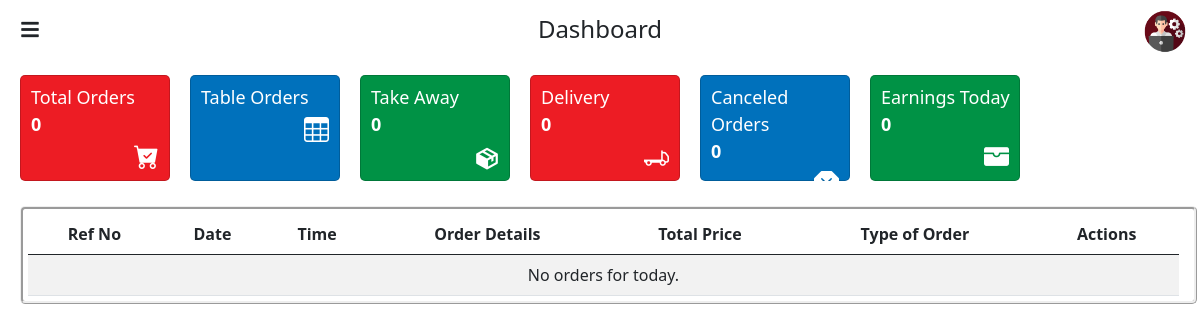
Before: / (signed in) with the older database file.
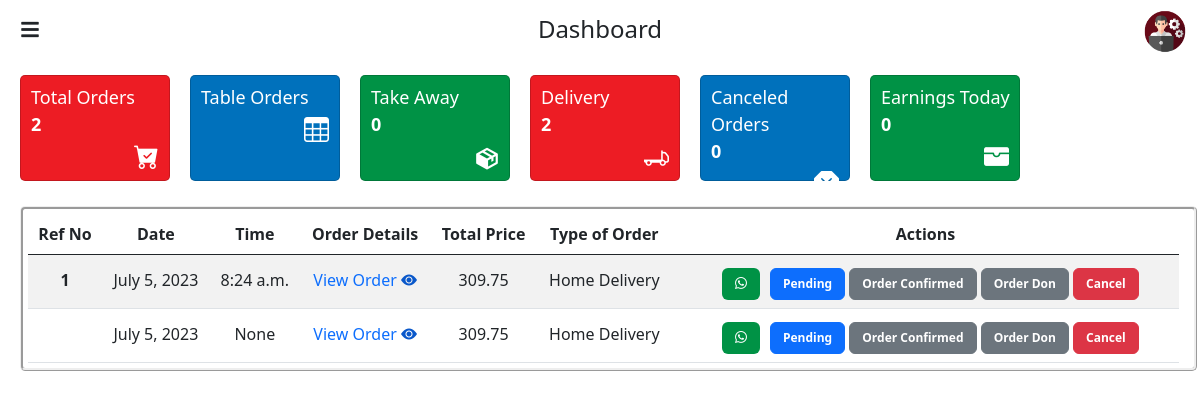
After: the same page with the newer database file.
### adminapp/models.py (models this page shows, shortened)
class Order(models.Model):
    TYPE = (
        ('Home Delivery', 'Home Delivery'),
        ('Take Away', 'Take Away'),
    )
    PAYMENT_MODE = (
        ('Cash on Delivery', 'Cash on Delivery'),
        ('Card on Delivery', 'Card on Delivery'),
    )
    STATUS = (
        ('Pending', 'Pending'),
        ('Order Confirmed', 'Order Confirmed'),
        ('Order Don', 'Order Don'),
        ('Cancel', 'Cancel'),
    )
    cart = models.ManyToManyField(Cart)
    reference_number = models.CharField(max_length=100)
    order_type = models.CharField(max_length=100, choices=TYPE)
    name = models.CharField(max_length=200)
    whatsapp_number = models.CharField(max_length=20)
    contact_number = models.CharField(max_length=20)
    address_one = models.CharField(max_length=500)
    address_two = models.CharField(max_length=500)
    address_three = models.CharField(max_length=500)
    order_note = models.CharField(max_length=500)
    payment_mode = models.CharField(max_length=100, choices=PAYMENT_MODE)
    date = models.DateField(auto_now_add=True)
    time = models.TimeField(null=True, blank=True)
    status = models.CharField(max_length=100, choices=STATUS, default='Pending', null=True, blank=True)
    def get_product_total_price(self):
        total_price = Decimal(0)
        for order_item in self.cart.all():
            total_price += order_item.get_total_price_with_tax()
        return total_price
    def get_cart_total(self):
        total = Decimal(0)
        for cart_item in self.cart.all():
            total += cart_item.total
        return total

class Cart(models.Model):
    user = models.UUIDField(null=True, blank=True)
    product_price = models.ForeignKey(ProductPrice, on_delete=models.CASCADE)
    quantity = models.PositiveIntegerField(default=1)
    product_price_dummy = models.CharField(max_length=100, null=True, blank=True)
    tax_dummy = models.CharField(max_length=100, null=True, blank=True)
    total = models.DecimalField(max_digits=10, decimal_places=2, null=True, blank=True)
    def get_total_price_with_tax(self):
        if self.product_price.discount_price is not None:
            price = self.product_price.discount_price
        else:
            price = self.product_price.actual_price
        tax_amount = Decimal(price) * Decimal(self.product_price.tax) / 100
        total_price_with_tax = (Decimal(price) + tax_amount) * Decimal(self.quantity)
        return total_price_with_tax

### adminapp/views.py (the view, shortened to what this page needs)
# urls.py: path('',views.admin_index,name='admin_index'),
@login_required
def admin_index(request):
    tables = Table.objects.all()
    today = date.today()  # Get today's date
    orders = Order.objects.filter(date=today)
    total_orders_count = orders.count()
    canceled_orders = orders.filter(status='Cancel')
    canceled_orders_count = canceled_orders.count()
    orders_don = orders.filter(status='Order Don')
    total_cart_earnings = Decimal(0)
    for order in orders_don:
        total_cart_earnings += order.get_cart_total()
    order_types = []
    for order_type in Order.TYPE:
        count = orders.filter(order_type=order_type[0]).count()
        order_types.append((order_type[0], order_type[1], count))
    context = {
        'tables' : tables,
        'orders': orders,
        'total_orders_count': total_orders_count,
        'canceled_orders_count': canceled_orders_count,
        'total_cart_earnings': total_cart_earnings,
        'order_types': order_types,
    }
    return render(request, 'admin_index.html', context)

### adminapp/templates/admin_index.html (shortened to what this page needs)
<!DOCTYPE html>
{% load static %}
<html lang="en">
<head>
    <link href="https://cdn.jsdelivr.net/npm/bootstrap@5.3.0-alpha3/dist/css/bootstrap.min.css" rel="stylesheet">
    <link rel="stylesheet" href="https://cdn.jsdelivr.net/npm/bootstrap-icons@1.10.5/font/bootstrap-icons.css">
    <link href='https://unpkg.com/boxicons@2.1.4/css/boxicons.min.css' rel='stylesheet'>
	<link rel="stylesheet" href="https://cdnjs.cloudflare.com/ajax/libs/font-awesome/5.15.4/css/all.min.css">
	<link rel="stylesheet" href="{% static 'css/admin-index.css' %}">
	<link rel="stylesheet" href="{% static 'css/animated.css' %}">
</head>
<body>
    <header>
		<div class="row">
			<div class="col">
				<div class="menu-icon" id="menuIcon">
					<i class="fas fa-bars"></i>
				</div>
			</div>
			<div class="col">
				<div style="display: flex; justify-content: center; padding-top: 15px;">
					<h4>Dashboard</h4>
				</div>
			</div>
			<div class="col">
				<div class="admin-profile">
					<img src="{% static 'images/admin.png' %}" alt="Image" width="50px" style="padding-top: 8px; margin-right: 10px;">
				</div>
			</div>
		</div>
    </header>
	<div class="top">
		<div class="card-container fade-in-right">
			<div class="card" style="background-color: #ed1c24; color: #fff;">
				<div>
				<p style="font-size: 18px;     margin-bottom: 0rem;padding-top: 8px; padding-left: 10px;">Total Orders <br><span style="font-weight: bolder;">{{ total_orders_count }}</span></p>
				<i class="bi bi-cart-check-fill" style="font-size: 25px; padding-left: 113px;"></i>
				</div>
			</div>
			<div class="card" style="background-color: #0071bc; color: #fff;">
				<div>
				<p style="font-size: 18px;     margin-bottom: 0rem;padding-top: 8px; padding-left: 10px;">Table Orders <br></p>
				<i class="bi bi-table" style="font-size: 25px; padding-left: 113px;"></i>
				</div>
			</div>
			<div class="card" style="background-color: #009245; color: #fff;">
				<div>
					<p style="font-size: 18px; margin-bottom: 0rem; padding-top: 8px; padding-left: 10px;">
						Take Away <br>
						<span style="font-weight: bolder;">{{ order_types.1.2 }}</span>
					</p>
					<i class="bx bxs-package" style="font-size: 26px; padding-left: 113px; padding-top: 8px;"></i>
				</div>
			</div>
			<div class="card" style="background-color: #ed1c24; color: #fff;">
				<div>
					<p style="font-size: 18px; margin-bottom: 0rem; padding-top: 8px; padding-left: 10px;">
						Delivery <br>
						<span style="font-weight: bolder;"> {{ order_types.0.2 }}</span>
					</p>
					<i class="bi bi-truck-flatbed" style="font-size: 25px; padding-left: 113px;"></i>
				</div>
			</div>
			<div class="card" style="background-color: #0071bc; color: #fff;">
				<div>
				<p style="font-size: 18px;     margin-bottom: 0rem;padding-top: 8px; padding-left: 10px;">Canceled Orders<br><span style="font-weight: bolder;">{{ canceled_orders_count }}</span></p>
				<i class="bi bi-x-octagon-fill" style="font-size: 25px; padding-left: 113px;"></i>
				</div>
			</div>
			<div class="card" style="background-color: #009245;; color: #fff;">
				<div>
				<p style="font-size: 18px;     margin-bottom: 0rem;padding-top: 8px; padding-left: 10px;">Earnings Today <br><span style="font-weight: bolder;">{{ total_cart_earnings }}</span></p>
				<i class="bi bi-wallet-fill" style="font-size: 25px; padding-left: 113px;"></i>
				</div>
			</div>
		</div>
	</div>
	<div class="table-responsive fade-up">
        <table class="table table-striped">
            <thead style="border: thin;">
                <tr class="text-center">
                    <th scope="col" class="text-nowrap">Ref No</th>
                    <th scope="col" class="text-nowrap">Date</th>
                    <th scope="col" class="text-nowrap">Time</th>
                    <th scope="col" class="text-nowrap">Order Details</th>
                    <th scope="col" class="text-nowrap">Total Price</th>
					<th scope="col" class="text-nowrap">Type of Order</th>
					<th scope="col" class="text-nowrap">Actions</th>
                </tr>
            </thead>
			<tbody>
				{% if orders %}
					{% for order in orders %}
					{% if order.status == 'Pending' or order.status == 'Order Confirmed'  %}
							<tr class="text-center">
								<td class="text-nowrap" style="padding-top: 13px; font-weight: bold;">{{ order.reference_number }}</td>
								<td class="text-nowrap" style="padding-top: 13px;">{{ order.date }}</td>
								<td class="text-nowrap" style="padding-top: 13px;">{{ order.time }}</td>
								<td class="text-nowrap" style="padding-top: 13px;">
									<a href="{% url 'type_details' order_id=order.id %}">
										<span>View Order</span>
										<span>
											<i class="bi bi-eye-fill" style="color: #0a58ca;"></i>
										</span>
									</a>
								</td>
								<td class="text-nowrap" style="padding-top: 13px;">{{ order.get_cart_total }}</td>
								<td class="text-nowrap" style="padding-top: 13px;">{{ order.get_order_type_display }}</td>
								<td class="text-nowrap" style="padding-top: 13px; padding-left: 50px;">
									<div class="action-td">
										<div>
											<a href="https://api.whatsapp.com/send?phone={{ order.whatsapp_number }}&text=Hello%20I%20would%20like%20to%20contact%20you" target="_blank">
												<i class="bi bi-whatsapp btn" style="color: #fff; background-color: #009245; font-size: 12px; font-weight: bolder;"></i>
											</a>
										</div>
										<div style="padding-left: 10px;">
											<form method="post" id="cancel-form-{{ order.id }}">
												{% for status in order.STATUS %}
													{% if status.0 == 'Cancel' %}
													<button type="button" style="font-size: 12px; font-weight: bold;" onclick="updateStatus('{{ order.id }}', '{{ status.0 }}')" class="btn btn-danger {% if order.status == status.0 %}selected{% endif %}">
														{{ status.1 }}
													</button>
													{% else %}
													<button type="button" style="font-size: 12px; font-weight: bold;"  onclick="updateStatus('{{ order.id }}', '{{ status.0 }}')" class="btn {% if order.status == status.0 %}btn-primary selected{% else %}btn-secondary{% endif %}">
														{{ status.1 }}
													</button>
													{% endif %}
												{% endfor %}
											</form>
										</div>
									</div>
								</td>
							</tr>
						{% endif %}
					{% endfor %}
				{% else %}
					<tr>
						<td colspan="7" class="text-center">No orders for today.</td>
					</tr>
				{% endif %}
			</tbody>
        </table>
    </div>
</body>
</html>

### static/css/admin-index.css (style rules this page uses)
body { margin: 0; padding: 0; }
.menu-icon { display: flex; justify-content: center; align-items: center; width: 40px; height: 30px; cursor: pointer; position: fixed; top: 15px; left: 10px; z-index: 100; }
.menu-icon i { font-size: 20px; }
.admin-profile { display: flex; justify-content: end; }
.top .card-container { display: flex; overflow-x: scroll; scrollbar-width: none; -ms-overflow-style: none; width: 100%; padding: 10px; margin-top: 10px; }
.top .card-container { display: flex; overflow-x: scroll; scrollbar-width: none; -ms-overflow-style: none; width: 100%; padding: 10px; margin-top: 10px; margin-left: 260px; }
.top .card { width: 160px; height: 106px; margin-right: 30px; margin-left: 10px; border-radius: 5px; flex-shrink: 0; }
.table-responsive { margin-left: 280px; margin-right: 35px; margin-top: 15px; border: ridge; border-radius: 5px }
.table { margin: 5px; }
.table a { text-decoration: none; }
@media (max-width: 1300px) { .top .card { width: 150px; margin-right: 10px; } }
@media (max-width: 1300px) { .top .card-container { margin-left: 0px; } }
@media (max-width: 1300px) { .table-responsive { margin-left: 20px; margin-right: 3px; padding-right: 20px; } }
.action-td { display: flex; }
.admin-profile img { padding-top: 8px; margin-right: 10px; cursor: pointer; }

Changed rows visible on the page:
added Order: reference_number "1", date "July 5, 2023", time "8:24 a.m.", get_cart_total "309.75", order_type "Home Delivery", status "Pending" "Order Confirmed" "Order Don", status "Cancel"
added Order: date "July 5, 2023", time "None", get_cart_total "309.75", order_type "Home Delivery", status "Pending" "Order Confirmed" "Order Don", status "Cancel"
Other visible differences:
{{ total_orders_count }}: "0" → "2"
{{ order_types.0.2 }}: "0" → "2"
text no longer shown: "No orders for today."
